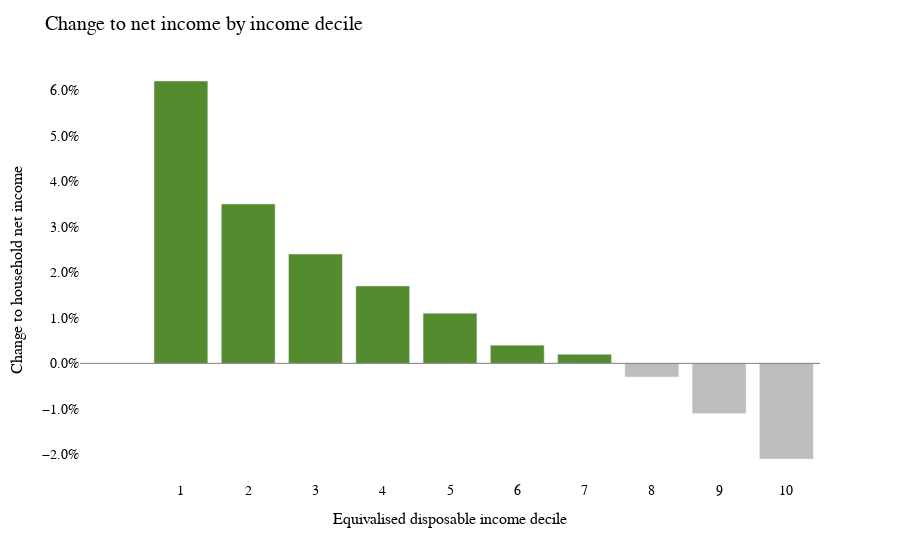

Notebook code cell kept with this figure:
### Markdown cell above
## [*See a £100/tonne carbon dividend in PolicyEngine*](https://policyengine.org/uk/population-impact?adult_bi=15_55&carbon_tax=100&child_bi=15_55&senior_bi=15_55)

Earlier this month, the International Panel on Climate Change ([IPCC](https://www.ipcc.ch/)) released the [third installment](https://report.ipcc.ch/ar6wg3/) of its Sixth Assessment Report, titled "Mitigation of Climate Change."
The report covered a wide range of policy options to reduce carbon emissions, as well as a wide range of benefits such policies would have for humanity.

As [Dana Nuccitelli of Citizens' Climate Lobby wrote](https://citizensclimatelobby.org/blog/policy/the-latest-ipcc-report-has-a-lot-to-say-about-carbon-fee-and-dividend/), the report has a lot to say about one policy in particular: it contains 680 mentions of carbon pricing, from the economic theory and evidence to policy design and political support.
While most climate change proposals require funding, carbon pricing policies raise revenue by charging fossil fuel companies for their carbon pollution.
That means it also raises costs in isolation; to address this, the IPCC says, "Carbon pricing is most effective if revenues are redistributed or used impartially."
What's more impartial than redistributing to everyone equally?

For Earth Day weekend, we're following up [our report on US carbon dividends](https://www.ubicenter.org/us-carbon-dividend) with an analysis of the policy in the UK.
Using [PolicyEngine](http://policyengine.org), we find that levying a fee on each tonne of carbon emissions, and redistributing the proceeds equally to all UK residents, would have a progressive distributional impact.
A carbon dividend would significantly reduce poverty and inequality, and the larger the program, the more of each it does.

## Methodology

As we've written on the [PolicyEngine blog today](https://blog.policyengine.org/how-policyengine-estimates-the-effects-of-uk-carbon-taxes-260ccfc5d97c), PolicyEngine uses a range of data sources and techniques to estimate how carbon taxes would affect different types of households.
PolicyEngine is a *static* app, so it assumes that behaviour, including carbon emissions, do not respond to policy changes.

In this analysis, we use PolicyEngine to first explore a single policy of a [£100 per tonne carbon dividend](https://policyengine.org/uk/population-impact?adult_bi=15_55&carbon_tax=100&child_bi=15_55&senior_bi=15_55).
From there, we show that the poverty impacts of carbon dividends increase roughly in proportion to the size of the carbon tax.
In each case, we assume that consumers bear 100% of the incidence of the carbon tax; changing this assumption doesn't significantly change the policy's income-based distributional impact.

## [£100/tonne carbon dividend](https://policyengine.org/uk/population-impact?adult_bi=15_55&carbon_tax=100&child_bi=15_55&senior_bi=15_55)

To create a carbon dividend in [PolicyEngine UK](https://policyengine.org/uk), first go to the `UBI Center` parameter menu, then the `Carbon tax` submenu, and set the carbon tax to £100.
Then, go to the `Basic income` submenu and click `Direct surplus revenue into UBI` at the bottom.
This will create a UBI of £15.55 per week.
From there, the `Calculate UK impact` button will show [this page](https://policyengine.org/uk/population-impact?adult_bi=15_55&carbon_tax=100&child_bi=15_55&senior_bi=15_55).

Overall, PolicyEngine shows that the carbon dividend would have essentially no net budgetary impact (by design), that it would cut poverty by 14%, and that two thirds of the UK would come out ahead.
The policy would disproportionately lift children out of poverty, while still significantly reducing the poverty rate in other age groups.

### Code cell
from plotly.io import read_json
import json
from io import StringIO
from policyengine.countries import UK

uk = UK()


def read_chart(population_reform_result: dict, name: str):
    return read_json(StringIO(json.dumps(population_reform_result[name])))


UBI = 15.55
analysis = uk.population_reform(
    dict(carbon_tax=100, adult_bi=UBI, child_bi=UBI, senior_bi=UBI)
)

read_chart(analysis, "rel_income_decile_chart")

### Figure 1 — Plotly figure (JSON) as saved in the notebook; plotly's stock layout.template omitted (floating-point values rounded to 4 significant figures)
{"data": [{"alignmentgroup": "True", "hovertemplate": "Decile=%{x}<br>Relative change=%{y}<extra></extra>", "legendgroup": "", "marker": {"color": ["#BDBDBD", "#558B2F", "#558B2F", "#558B2F", "#558B2F", "#558B2F", "#558B2F", "#558B2F", "#BDBDBD", "#BDBDBD", "#BDBDBD"], "pattern": {"shape": ""}}, "name": "", "offsetgroup": "", "orientation": "v", "showlegend": false, "textposition": "auto", "type": "bar", "x": [0, 1, 2, 3, 4, 5, 6, 7, 8, 9, 10], "xaxis": "x", "y": [null, 0.062, 0.035, 0.024, 0.017, 0.011, 0.004, 0.002, -0.003, -0.011, -0.021], "yaxis": "y"}], "layout": {"barmode": "relative", "font": {"color": "Black", "family": "Ubuntu"}, "hoverlabel": {"align": "right", "font": {"family": "Ubuntu"}}, "legend": {"tracegroupgap": 0}, "margin": {"t": 60}, "paper_bgcolor": "white", "plot_bgcolor": "white", "shapes": [{"line": {"color": "grey", "width": 1}, "type": "line", "x0": 0, "x1": 1, "xref": "paper", "y0": 0, "y1": 0, "yref": "y"}], "showlegend": false, "title": {"font": {"size": 20}, "text": "Change to net income by income decile"}, "xaxis": {"anchor": "y", "domain": [0, 1], "tickfont": {"size": 14}, "tickvals": [1, 2, 3, 4, 5, 6, 7, 8, 9, 10], "title": {"font": {"color": "black", "size": 16}, "text": "Equivalised disposable income decile"}}, "yaxis": {"anchor": "x", "domain": [0, 1], "tickfont": {"size": 14}, "tickformat": ",.1%", "tickprefix": "", "title": {"font": {"color": "black", "size": 16}, "text": "Change to household net income"}}}}
